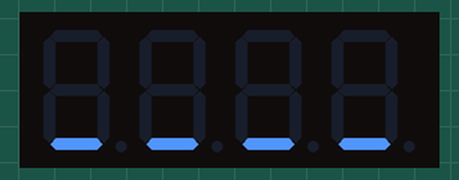
Bench run of a sketch on a simulated Arduino Uno, built with avr-gcc and run on an emulated ATmega328P. On the bench: 4-digit seven-segment display. What the sketch prints to the serial monitor is not drawn.

Above: at 0.05 s.
At 1.1 s:
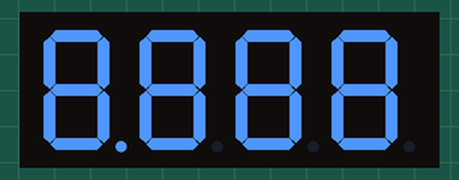

Measured:
- by itself, everything shown: repeats every 0.90 s, in 5 steps

The sketch:

DigitalDisplay.ino
```cpp
#include <Wire.h>
#include <TM1650.h>

TM1650 d;

void setup()
{
  Wire.begin(); //Join the bus as master

  Serial.begin(115200); //Start serial communication at 9600 for debug statements
  Serial.println("TM1650 Example Code");

  d.init();

}

void loop()
{
  d.displayOff();
  d.displayString("____");
  d.setBrightness(TM1650_MIN_BRIGHT);
  d.displayOn();
  delay(100);
  char line[] = "8888";

  d.displayString(line);
  for (int j = 0; j < 4; j++) {
    d.setDot(j, true);
    delay(200);
  }
  //  d.setBrightnessGradually(TM1650_MAX_BRIGHT);
  //  delay(2000);
  //  d.setBrightnessGradually(TM1650_MIN_BRIGHT);
  //  d.displayOff();
  //  delay(1000);
  //
  //  line[1] |= 128;
  //  d.displayOn();
  //  d.setBrightnessGradually(TM1650_MAX_BRIGHT);
  //  d.displayString(line);
  //  delay(2000);

  //  for (int i=0; i<8; i++) {
  //    d.setBrightness(i);
  //    delay(500);
  //  }

  //  d.displayString("abcd");
  //  delay(2000);
  //
  //  d.displayString("789 ");
  //  delay(2000);
  //
  //  if (d.displayRunning("1234567890abcdefghijklmnop")) {
  //    while (d.displayRunningShift()) delay(500);
  //  }
  //  delay(2000);
  //
  //  for (int i = 0; i<20; i++) {
  //    d.displayOff();
  //    delay(200);
  //    d.displayOn();
  //    delay(200);
  //  }
  //
  //  for (int i = 0; i<20; i++) {
  //    d.setBrightness(1);
  //    delay(200);
  //    d.setBrightness(7);
  //    delay(200);
  //  }

  //  for (int i = 0; i<20; i++) {
  //    for (int j = 0; j<4; j++) {
  //       d.setDot(j,true);
  //       delay(200);
  //    }
  //    for (int j = 0; j<4; j++) {
  //       d.setDot(j,false);
  //       delay(200);
  //    }
  //  }

}
```
